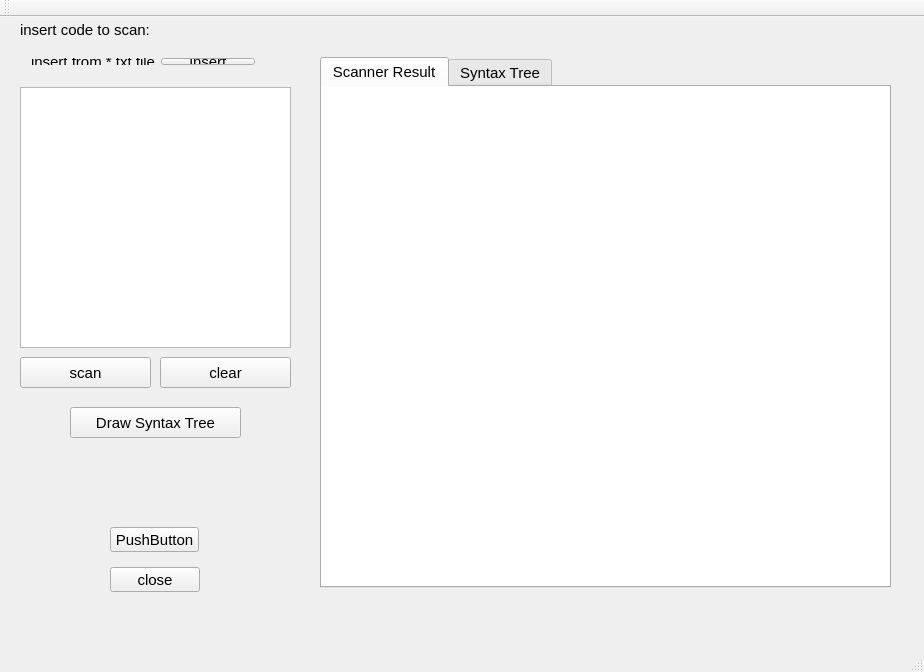
<?xml version="1.0" encoding="UTF-8"?>
<ui version="4.0">
 <class>MainWindow</class>
 <widget class="QMainWindow" name="MainWindow">
  <property name="geometry">
   <rect>
    <x>0</x>
    <y>0</y>
    <width>924</width>
    <height>672</height>
   </rect>
  </property>
  <property name="minimumSize">
   <size>
    <width>924</width>
    <height>672</height>
   </size>
  </property>
  <property name="maximumSize">
   <size>
    <width>924</width>
    <height>672</height>
   </size>
  </property>
  <property name="font">
   <font>
    <pointsize>11</pointsize>
   </font>
  </property>
  <property name="windowTitle">
   <string>Parser Project</string>
  </property>
  <widget class="QWidget" name="centralWidget">
   <widget class="QPushButton" name="pushButton_3">
    <property name="geometry">
     <rect>
      <x>110</x>
      <y>550</y>
      <width>90</width>
      <height>25</height>
     </rect>
    </property>
    <property name="text">
     <string>close</string>
    </property>
   </widget>
   <widget class="QWidget" name="layoutWidget">
    <property name="geometry">
     <rect>
      <x>20</x>
      <y>30</y>
      <width>246</width>
      <height>29</height>
     </rect>
    </property>
    <layout class="QHBoxLayout" name="horizontalLayout_3">
     <item>
      <widget class="QLabel" name="label_3">
       <property name="text">
        <string>insert from *.txt file</string>
       </property>
      </widget>
     </item>
     <item>
      <widget class="QPushButton" name="pushButton_5">
       <property name="text">
        <string>insert</string>
       </property>
      </widget>
     </item>
    </layout>
   </widget>
   <widget class="QWidget" name="layoutWidget">
    <property name="geometry">
     <rect>
      <x>20</x>
      <y>330</y>
      <width>271</width>
      <height>61</height>
     </rect>
    </property>
    <layout class="QHBoxLayout" name="horizontalLayout_4"/>
   </widget>
   <widget class="QTextEdit" name="textEdit">
    <property name="geometry">
     <rect>
      <x>20</x>
      <y>70</y>
      <width>271</width>
      <height>261</height>
     </rect>
    </property>
   </widget>
   <widget class="QPushButton" name="pushButton_6">
    <property name="geometry">
     <rect>
      <x>70</x>
      <y>390</y>
      <width>171</width>
      <height>31</height>
     </rect>
    </property>
    <property name="text">
     <string>Draw Syntax Tree</string>
    </property>
   </widget>
   <widget class="QLabel" name="label">
    <property name="geometry">
     <rect>
      <x>20</x>
      <y>0</y>
      <width>141</width>
      <height>25</height>
     </rect>
    </property>
    <property name="text">
     <string>insert code to scan:</string>
    </property>
   </widget>
   <widget class="QTabWidget" name="tabWidget">
    <property name="geometry">
     <rect>
      <x>320</x>
      <y>40</y>
      <width>571</width>
      <height>531</height>
     </rect>
    </property>
    <property name="currentIndex">
     <number>0</number>
    </property>
    <widget class="QWidget" name="tab">
     <attribute name="title">
      <string>Scanner Result</string>
     </attribute>
     <widget class="QTableWidget" name="tableWidget">
      <property name="geometry">
       <rect>
        <x>0</x>
        <y>0</y>
        <width>601</width>
        <height>551</height>
       </rect>
      </property>
      <property name="cursor" stdset="0">
       <cursorShape>OpenHandCursor</cursorShape>
      </property>
      <property name="frameShape">
       <enum>QFrame::NoFrame</enum>
      </property>
      <property name="frameShadow">
       <enum>QFrame::Sunken</enum>
      </property>
      <property name="lineWidth">
       <number>2</number>
      </property>
      <property name="midLineWidth">
       <number>1</number>
      </property>
      <property name="horizontalScrollBarPolicy">
       <enum>Qt::ScrollBarAlwaysOff</enum>
      </property>
      <property name="editTriggers">
       <set>QAbstractItemView::NoEditTriggers</set>
      </property>
      <property name="rowCount">
       <number>0</number>
      </property>
      <property name="columnCount">
       <number>2</number>
      </property>
      <attribute name="horizontalHeaderVisible">
       <bool>false</bool>
      </attribute>
      <attribute name="horizontalHeaderCascadingSectionResizes">
       <bool>false</bool>
      </attribute>
      <column/>
      <column/>
     </widget>
     <zorder>tableWidget</zorder>
     <zorder>pushButton_2</zorder>
    </widget>
    <widget class="QWidget" name="tab_2">
     <attribute name="title">
      <string>Syntax Tree</string>
     </attribute>
     <widget class="QGraphicsView" name="graphicsView">
      <property name="geometry">
       <rect>
        <x>0</x>
        <y>0</y>
        <width>771</width>
        <height>551</height>
       </rect>
      </property>
     </widget>
    </widget>
   </widget>
   <widget class="QPushButton" name="pushButton_4">
    <property name="geometry">
     <rect>
      <x>160</x>
      <y>340</y>
      <width>131</width>
      <height>31</height>
     </rect>
    </property>
    <property name="text">
     <string>clear</string>
    </property>
   </widget>
   <widget class="QPushButton" name="pushButton">
    <property name="geometry">
     <rect>
      <x>20</x>
      <y>340</y>
      <width>131</width>
      <height>31</height>
     </rect>
    </property>
    <property name="text">
     <string>scan</string>
    </property>
   </widget>
   <widget class="QPushButton" name="pushButton_2">
    <property name="geometry">
     <rect>
      <x>110</x>
      <y>510</y>
      <width>89</width>
      <height>25</height>
     </rect>
    </property>
    <property name="text">
     <string>PushButton</string>
    </property>
   </widget>
   <zorder>textEdit</zorder>
   <zorder>pushButton_3</zorder>
   <zorder>layoutWidget</zorder>
   <zorder>layoutWidget</zorder>
   <zorder>pushButton_6</zorder>
   <zorder>label</zorder>
   <zorder>tabWidget</zorder>
   <zorder>pushButton_4</zorder>
   <zorder>pushButton</zorder>
   <zorder>pushButton_2</zorder>
  </widget>
  <widget class="QMenuBar" name="menuBar">
   <property name="geometry">
    <rect>
     <x>0</x>
     <y>0</y>
     <width>924</width>
     <height>23</height>
    </rect>
   </property>
  </widget>
  <widget class="QToolBar" name="mainToolBar">
   <attribute name="toolBarArea">
    <enum>TopToolBarArea</enum>
   </attribute>
   <attribute name="toolBarBreak">
    <bool>false</bool>
   </attribute>
  </widget>
  <widget class="QStatusBar" name="statusBar"/>
 </widget>
 <layoutdefault spacing="6" margin="11"/>
 <resources/>
 <connections/>
</ui>
